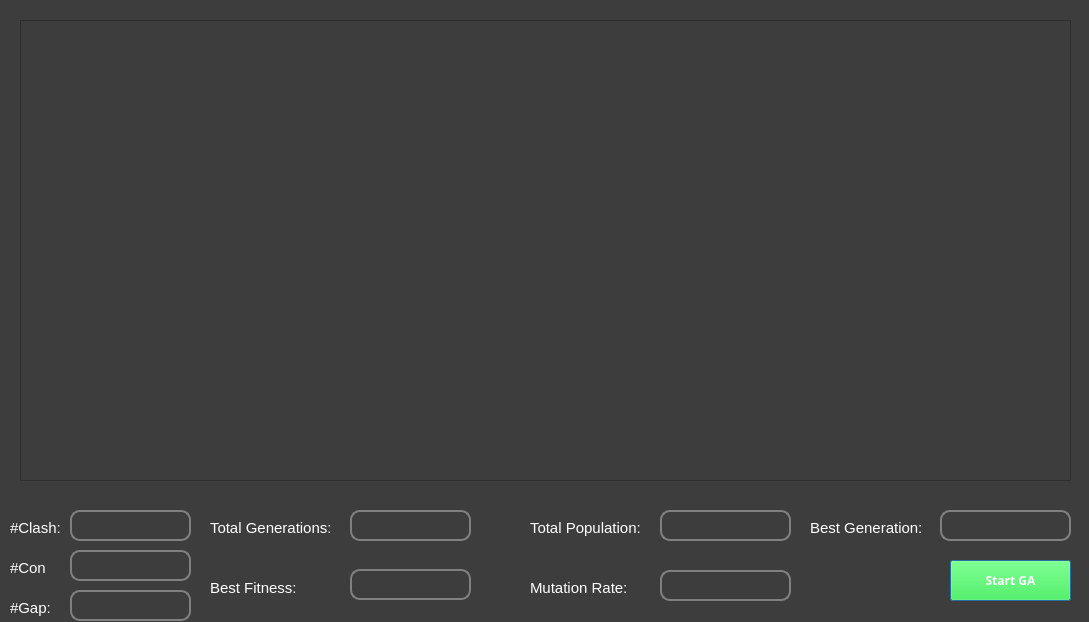
<?xml version="1.0" encoding="UTF-8"?>
<ui version="4.0">
 <class>Dialog</class>
 <widget class="QDialog" name="Dialog">
  <property name="geometry">
   <rect>
    <x>0</x>
    <y>0</y>
    <width>1089</width>
    <height>622</height>
   </rect>
  </property>
  <property name="windowTitle">
   <string>Dialog</string>
  </property>
  <property name="styleSheet">
   <string notr="true">background-color: rgb(61, 61, 61);</string>
  </property>
  <widget class="QLabel" name="label">
   <property name="geometry">
    <rect>
     <x>210</x>
     <y>520</y>
     <width>131</width>
     <height>16</height>
    </rect>
   </property>
   <property name="font">
    <font>
     <pointsize>11</pointsize>
    </font>
   </property>
   <property name="styleSheet">
    <string notr="true">color: rgb(255, 255, 255);
background:rgba(0,0,0,0%)
</string>
   </property>
   <property name="text">
    <string>Total Generations:</string>
   </property>
  </widget>
  <widget class="QLabel" name="label_2">
   <property name="geometry">
    <rect>
     <x>530</x>
     <y>520</y>
     <width>131</width>
     <height>16</height>
    </rect>
   </property>
   <property name="font">
    <font>
     <pointsize>11</pointsize>
    </font>
   </property>
   <property name="styleSheet">
    <string notr="true">color: rgb(255, 255, 255);
background:rgba(0,0,0,0%)
</string>
   </property>
   <property name="text">
    <string>Total Population:</string>
   </property>
  </widget>
  <widget class="QLabel" name="label_3">
   <property name="geometry">
    <rect>
     <x>210</x>
     <y>580</y>
     <width>131</width>
     <height>16</height>
    </rect>
   </property>
   <property name="font">
    <font>
     <pointsize>11</pointsize>
    </font>
   </property>
   <property name="styleSheet">
    <string notr="true">color: rgb(255, 255, 255);
background:rgba(0,0,0,0%)
</string>
   </property>
   <property name="text">
    <string>Best Fitness:</string>
   </property>
  </widget>
  <widget class="QLabel" name="label_4">
   <property name="geometry">
    <rect>
     <x>530</x>
     <y>580</y>
     <width>131</width>
     <height>16</height>
    </rect>
   </property>
   <property name="font">
    <font>
     <pointsize>11</pointsize>
    </font>
   </property>
   <property name="styleSheet">
    <string notr="true">color: rgb(255, 255, 255);
background:rgba(0,0,0,0%)
</string>
   </property>
   <property name="text">
    <string>Mutation Rate:</string>
   </property>
  </widget>
  <widget class="QLineEdit" name="lineEdit">
   <property name="geometry">
    <rect>
     <x>350</x>
     <y>510</y>
     <width>121</width>
     <height>31</height>
    </rect>
   </property>
   <property name="styleSheet">
    <string notr="true">QLineEdit {
 border: 2px solid gray;
 border-radius: 10px;
	color: rgb(255, 255, 255);
}</string>
   </property>
  </widget>
  <widget class="QLineEdit" name="lineEdit_2">
   <property name="geometry">
    <rect>
     <x>660</x>
     <y>510</y>
     <width>131</width>
     <height>31</height>
    </rect>
   </property>
   <property name="styleSheet">
    <string notr="true">QLineEdit {
 border: 2px solid gray;
 border-radius: 10px;
	color: rgb(255, 255, 255);
}</string>
   </property>
   <property name="readOnly">
    <bool>true</bool>
   </property>
  </widget>
  <widget class="QLineEdit" name="lineEdit_3">
   <property name="geometry">
    <rect>
     <x>350</x>
     <y>569</y>
     <width>121</width>
     <height>31</height>
    </rect>
   </property>
   <property name="styleSheet">
    <string notr="true">QLineEdit {
 border: 2px solid gray;
 border-radius: 10px;
	color: rgb(255, 255, 255);
}</string>
   </property>
   <property name="readOnly">
    <bool>true</bool>
   </property>
  </widget>
  <widget class="QLineEdit" name="lineEdit_4">
   <property name="geometry">
    <rect>
     <x>660</x>
     <y>570</y>
     <width>131</width>
     <height>31</height>
    </rect>
   </property>
   <property name="styleSheet">
    <string notr="true">QLineEdit {
 border: 2px solid gray;
 border-radius: 10px;
	color: rgb(255, 255, 255);
}</string>
   </property>
   <property name="readOnly">
    <bool>true</bool>
   </property>
  </widget>
  <widget class="QTableWidget" name="tableWidget">
   <property name="geometry">
    <rect>
     <x>20</x>
     <y>20</y>
     <width>1051</width>
     <height>461</height>
    </rect>
   </property>
   <property name="styleSheet">
    <string notr="true"/>
   </property>
  </widget>
  <widget class="QLineEdit" name="lineEdit_5">
   <property name="geometry">
    <rect>
     <x>940</x>
     <y>510</y>
     <width>131</width>
     <height>31</height>
    </rect>
   </property>
   <property name="styleSheet">
    <string notr="true">QLineEdit {
 border: 2px solid gray;
 border-radius: 10px;
	color: rgb(255, 255, 255);
}</string>
   </property>
   <property name="readOnly">
    <bool>true</bool>
   </property>
  </widget>
  <widget class="QLabel" name="label_5">
   <property name="geometry">
    <rect>
     <x>810</x>
     <y>520</y>
     <width>131</width>
     <height>16</height>
    </rect>
   </property>
   <property name="font">
    <font>
     <pointsize>11</pointsize>
    </font>
   </property>
   <property name="styleSheet">
    <string notr="true">color: rgb(255, 255, 255);
background:rgba(0,0,0,0%)
</string>
   </property>
   <property name="text">
    <string>Best Generation:</string>
   </property>
  </widget>
  <widget class="QLineEdit" name="lineEdit_6">
   <property name="geometry">
    <rect>
     <x>70</x>
     <y>510</y>
     <width>121</width>
     <height>31</height>
    </rect>
   </property>
   <property name="styleSheet">
    <string notr="true">QLineEdit {
 border: 2px solid gray;
 border-radius: 10px;
	color: rgb(255, 255, 255);
}</string>
   </property>
   <property name="readOnly">
    <bool>true</bool>
   </property>
  </widget>
  <widget class="QLabel" name="label_6">
   <property name="geometry">
    <rect>
     <x>10</x>
     <y>520</y>
     <width>51</width>
     <height>16</height>
    </rect>
   </property>
   <property name="font">
    <font>
     <pointsize>11</pointsize>
    </font>
   </property>
   <property name="styleSheet">
    <string notr="true">color: rgb(255, 255, 255);
background:rgba(0,0,0,0%)
</string>
   </property>
   <property name="text">
    <string>#Clash:</string>
   </property>
  </widget>
  <widget class="QLabel" name="label_7">
   <property name="geometry">
    <rect>
     <x>10</x>
     <y>560</y>
     <width>51</width>
     <height>16</height>
    </rect>
   </property>
   <property name="font">
    <font>
     <pointsize>11</pointsize>
    </font>
   </property>
   <property name="styleSheet">
    <string notr="true">color: rgb(255, 255, 255);
background:rgba(0,0,0,0%)
</string>
   </property>
   <property name="text">
    <string>#Con</string>
   </property>
  </widget>
  <widget class="QLineEdit" name="lineEdit_7">
   <property name="geometry">
    <rect>
     <x>70</x>
     <y>550</y>
     <width>121</width>
     <height>31</height>
    </rect>
   </property>
   <property name="styleSheet">
    <string notr="true">QLineEdit {
 border: 2px solid gray;
 border-radius: 10px;
	color: rgb(255, 255, 255);
}</string>
   </property>
   <property name="readOnly">
    <bool>true</bool>
   </property>
  </widget>
  <widget class="QLabel" name="label_8">
   <property name="geometry">
    <rect>
     <x>10</x>
     <y>600</y>
     <width>51</width>
     <height>16</height>
    </rect>
   </property>
   <property name="font">
    <font>
     <pointsize>11</pointsize>
    </font>
   </property>
   <property name="styleSheet">
    <string notr="true">color: rgb(255, 255, 255);
background:rgba(0,0,0,0%)
</string>
   </property>
   <property name="text">
    <string>#Gap:</string>
   </property>
  </widget>
  <widget class="QLineEdit" name="lineEdit_8">
   <property name="geometry">
    <rect>
     <x>70</x>
     <y>590</y>
     <width>121</width>
     <height>31</height>
    </rect>
   </property>
   <property name="styleSheet">
    <string notr="true">QLineEdit {
 border: 2px solid gray;
 border-radius: 10px;
	color: rgb(255, 255, 255);
}</string>
   </property>
   <property name="readOnly">
    <bool>true</bool>
   </property>
  </widget>
  <widget class="QPushButton" name="pushButton">
   <property name="geometry">
    <rect>
     <x>950</x>
     <y>560</y>
     <width>121</width>
     <height>41</height>
    </rect>
   </property>
   <property name="font">
    <font>
     <family>BatmanForeverAlternate</family>
     <weight>75</weight>
     <italic>false</italic>
     <bold>true</bold>
    </font>
   </property>
   <property name="styleSheet">
    <string notr="true">color: rgb(255, 255, 255);
background-color: rgb(24, 255, 43);</string>
   </property>
   <property name="text">
    <string>Start GA</string>
   </property>
  </widget>
 </widget>
 <resources/>
 <connections/>
</ui>
